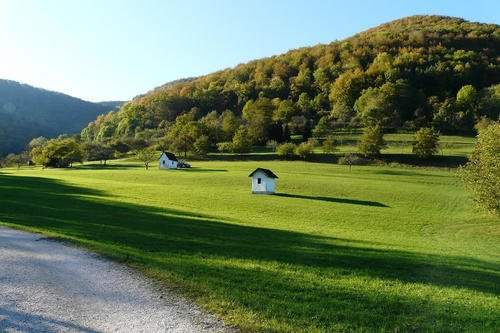
//> input picture VS_test/fj2.jpg, 500 x 333 px
$ ./img_mix   (built with g++ and OpenCV 4)
//> lines starting //> are read from the running program, lines starting //| are printed output that depends on the picture
#include<iostream>
#include<opencv2/opencv.hpp>

using namespace std;
using namespace cv;

int a=0;
Mat src,logo,roi,tar,tmp;
void onchange(int,void*);
int main()
{
    double s=(double)getTickCount();
    src=imread("fj2.jpg");
//> src is the input picture: 333 rows x 500 cols, CV_8UC3; mean B, G, R 87.2, 124.4, 106.6
    tmp=src.clone();
    logo=imread("kj.jpg");
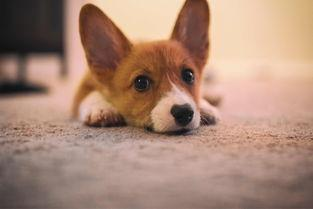
//> input picture VS_test/kj.jpg, 313 x 209 px
//> logo is the input picture: 209 rows x 313 cols, CV_8UC3; mean B, G, R 118.3, 135.7, 169.1
    Mat mask=imread("kj.jpg",0);
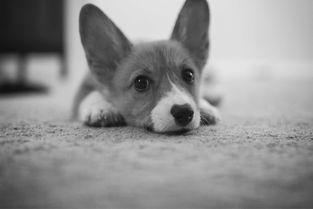
//> mask: 209 rows x 313 cols, CV_8UC1; min 9, max 235, mean 143.7
    //必须是灰度图
    imshow("原图１",src);
    imshow("mask",mask);
    roi=src(Range(10,10+mask.rows),Range(10,10+mask.cols));
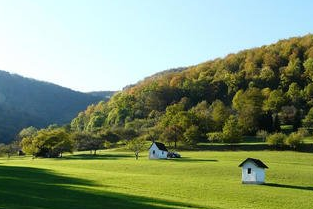
//> roi: 209 rows x 313 cols, CV_8UC3; mean B, G, R 118.1, 151.2, 133.5
    //在原图上找一个区域用来融合
    logo.copyTo(roi,mask);
    imshow("mix",src);
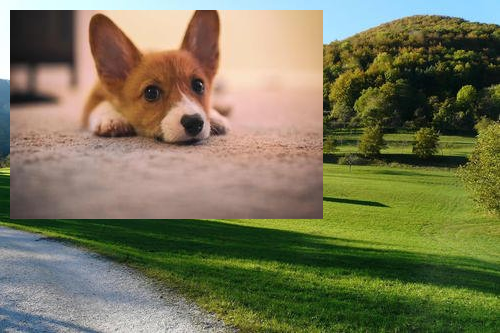
//> window 'mix': 333 rows x 500 cols, CV_8UC3; mean B, G, R 87.2, 118.3, 120.6


    tar=tmp(Rect(20,20,logo.cols,logo.rows));
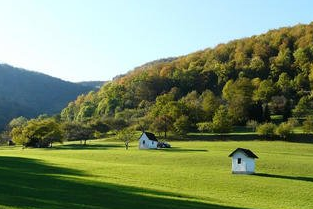
//> tar: 209 rows x 313 cols, CV_8UC3; mean B, G, R 105.1, 143, 126.2
    //赋值，tar变化的话tmp也会跟着变化
    imshow("1",tmp);
    imshow("2",tar);
    imshow("logo",logo);

    namedWindow("图像融合",WINDOW_AUTOSIZE);
    createTrackbar("权重值","图像融合",&a,100,onchange);
    onchange(0,0);
    //初始化

    cout<<"所用时间＝"<<((double)getTickCount()-s)/getTickFrequency()<<"s"<<endl;
    waitKey(0);
    return 0;
}
void onchange(int,void*)
{
    addWeighted(tar,(double)a/100,logo,(double)a/100+0.2,0.0,tar);
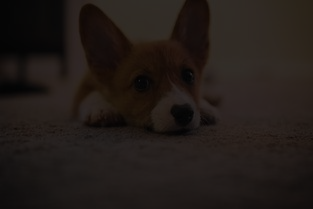
//> tar: 209 rows x 313 cols, CV_8UC3; mean B, G, R 23.7, 27.1, 33.8
    //参数必须要是double类型
    //addWeighted(tar,(double)a/100,logo,1-(double)a/100,0.0,tar);
    imshow("图像融合",tmp);
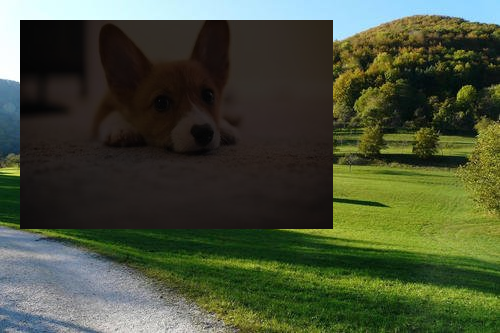
//> window '图像融合': 333 rows x 500 cols, CV_8UC3; mean B, G, R 55.2, 78.9, 70.3
}
